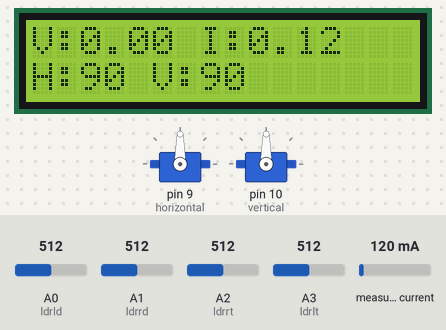
Recording of a sketch running on a simulated Arduino Uno, built with avr-gcc and run on an emulated ATmega328P. Parts: 2 × servo, 16×2 character LCD. The test bench sets the inputs (shaded band); at power-on: A0 (ldrld) = 512, measured current 120 mA, A1 (ldrrd) = 512, A3 (ldrlt) = 512, A2 (ldrrt) = 512. What the sketch prints to the serial monitor is not drawn.

Above: at 3.2 s.
3.3 s: A0 (ldrld) set to 602
4.8 s: A0 (ldrld) set to 628
At 5.5 s:
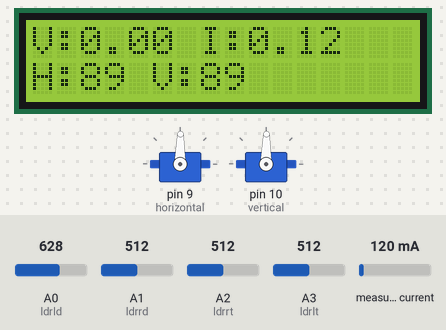
7.1 s: measured current set to 40 mA
At 7.5 s:
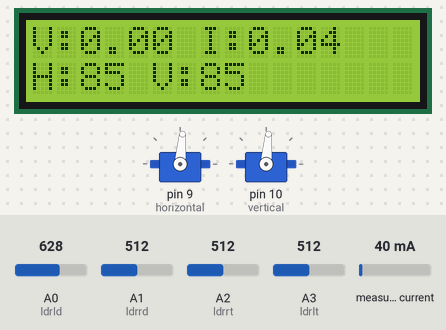
9.1 s: A1 (ldrrd) set to 545
At 10.6 s:
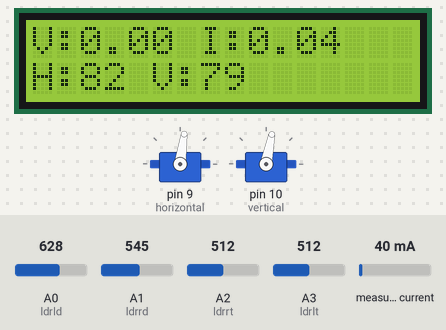
12.1 s: A3 (ldrlt) set to 537
At 13.6 s:
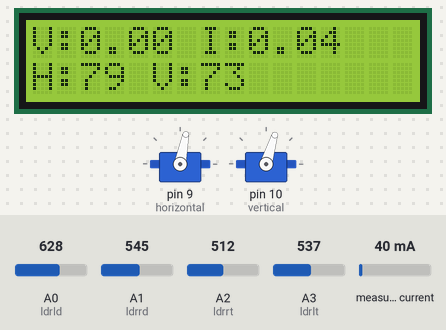
15.1 s: measured current set to 500 mA
At 20.8 s:
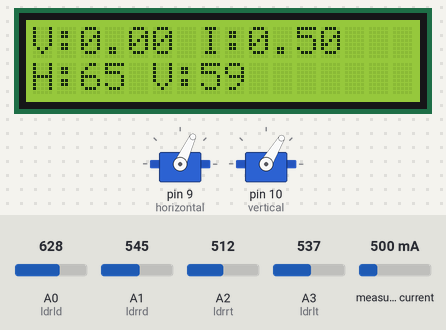
Timing chart, 0 to 22.4 s (numbered marks = the images above; inputs shaded):
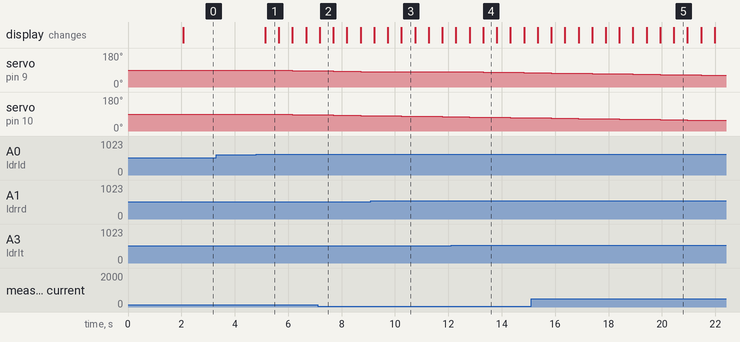

Measured:
- after the input at 3.3 s, every drawn part: stays the same
- after the input at 4.8 s, servo on pin 9 (horizontal), servo on pin 10 (vertical): 90° → 89° after 0.34 s, → 88° 0.51 s later, → 87° 0.51 s later, → 86° 0.51 s later; the display: changes after 0.34 s (image 1)
- after the input at 9.1 s, servo on pin 9 (horizontal): stays 82° (without the input it goes to 81° after 0.12 s)
- after the input at 12.1 s, servo on pin 9 (horizontal): moves from 82° to 76° over 2.6 s, starting after 0.18 s
- what the display in image 1 shows lasts 0.5 s, from 5.1 s to 5.6 s

The sketch:

Intellegent_Dual_Axis_Solar_Tracker.ino
```cpp
#include <Wire.h>
#include <Adafruit_INA219.h>
#include <LiquidCrystal.h>
#include <Servo.h>

// --- Servo setup ---
Servo horizontal;   // X-axis
Servo vertical;     // Y-axis

int servoh = 90;    // start pos
int servov = 90;

// Servo limits
int servohLimitHigh = 175;
int servohLimitLow  = 5;
int servovLimitHigh = 175;
int servovLimitLow  = 5;

// --- LDR pins ---
int ldrlt = A3; // top left
int ldrrt = A2; // top right
int ldrld = A0; // bottom left
int ldrrd = A1; // bottom right

// --- Voltage sensing (A4 with divider) ---
//int voltPin = A4;
float panelVoltage = 0.0;

// Voltage divider resistors (adjust as per your circuit)
float R1 = 10000.0; // 10k
float R2 = 10000.0; // 10k

// --- INA219 current sensor ---
Adafruit_INA219 ina219;
float panelCurrent = 0.0;

// --- LCD (RS, E, D4, D5, D6, D7) ---
LiquidCrystal lcd(2, 3, 4, 5, 6, 7);

void setup() {
  // Attach servos
  horizontal.attach(9);
  vertical.attach(10);
  horizontal.write(servoh);
  vertical.write(servov);

  // LCD setup
  lcd.begin(16, 2);
  lcd.setCursor(0, 0);
  lcd.print(" SMART SOLAR ");
  lcd.setCursor(0, 1);
  lcd.print("  TRACKER");
  delay(2000);
  lcd.clear();

  // Serial monitor
  Serial.begin(9600);

  // INA219 init
  if (!ina219.begin()) {
    Serial.println("Failed to find INA219 chip");
    while (1) { delay(10); }
  }
  ina219.setCalibration_32V_2A(); // suitable calibration
}

void loop() {
  // --- Track sun using LDRs ---
  int lt = analogRead(ldrlt);
  int rt = analogRead(ldrrt);
  int ld = analogRead(ldrld);
  int rd = analogRead(ldrrd);

  int avt = (lt + rt) / 2; // avg top
  int avd = (ld + rd) / 2; // avg bottom
  int avl = (lt + ld) / 2; // avg left
  int avr = (rt + rd) / 2; // avg right

  int dvert = avt - avd;
  int dhoriz = avl - avr;
  int tol = 50; // sensitivity

  // Vertical movement
  if (abs(dvert) > tol) {
    if (avt > avd) servov++;
    else servov--;

    if (servov > servovLimitHigh) servov = servovLimitHigh;
    if (servov < servovLimitLow)  servov = servovLimitLow;

    vertical.write(servov);
  }

  // Horizontal movement
  if (abs(dhoriz) > tol) {
    if (avl > avr) servoh--;
    else servoh++;

    if (servoh > servohLimitHigh) servoh = servohLimitHigh;
    if (servoh < servohLimitLow)  servoh = servohLimitLow;

    horizontal.write(servoh);
  }

  // --- Read panel voltage ---
  //int rawADC = analogRead(voltPin);
  //float vout = (rawADC * 5.0) / 1023.0;
  //panelVoltage = vout * ((R1 + R2) / R2);

  // --- Read panel current ---
  panelCurrent = ina219.getCurrent_mA() / 1000.0; // A

  // --- Display on LCD ---
  lcd.clear();
  lcd.setCursor(0, 0);
  lcd.print("V:");
  lcd.print(panelVoltage, 2);
  lcd.print(" I:");
  lcd.print(panelCurrent, 2);

  lcd.setCursor(0, 1);
  lcd.print("H:");
  lcd.print(servoh);
  lcd.print(" V:");
  lcd.print(servov);

  // --- Debug Serial ---
  Serial.print("Voltage: "); Serial.print(panelVoltage, 2); Serial.println(" V");
  Serial.print("Current: "); Serial.print(panelCurrent, 2); Serial.println(" A");
  Serial.print("Servo H: "); Serial.print(servoh);
  Serial.print(" Servo V: "); Serial.println(servov);

  delay(500);
}
```
